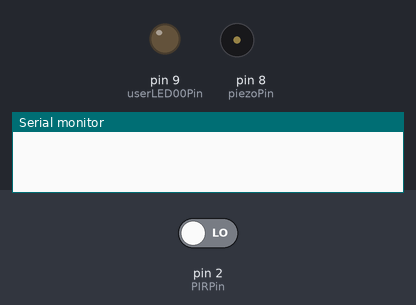
Simulated run of this sketch. Board: Arduino Uno, built with avr-gcc and run on an emulated ATmega328P. On the bench: output pins drawn as LEDs (lit = HIGH), buzzer (waves = sounding), the last lines printed to the serial monitor. Dashed ring = blinking. The inputs (shaded band) are chosen by the test bench; at power-on: pin 2 (PIRPin) LOW.

Above: at 1.2 s.
1.3 s: pin 2 (PIRPin) driven HIGH
At 1.5 s:
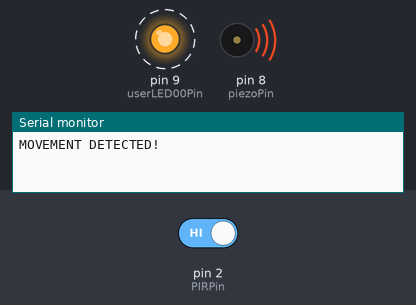
4.3 s: pin 2 (PIRPin) driven LOW
At 4.7 s:
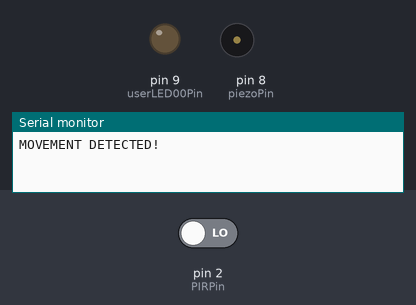
Timing chart, 0 to 7.3 s (numbered marks = the images above; inputs shaded):
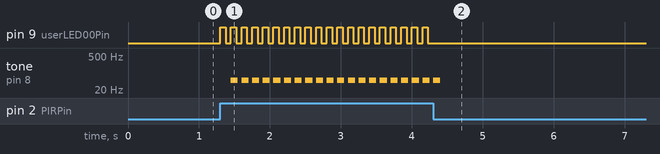

Measured:
- after the input at 1.3 s, pin 9 (userLED00Pin): alternates HIGH for 0.08 s and LOW for 0.08 s, starting at once; tone on pin 8 (piezoPin): alternates 50 Hz for 0.10 s and silent for 0.05 s, starting after 0.15 s
- after the input at 4.3 s, pin 9 (userLED00Pin): stops changing and stays LOW; tone on pin 8 (piezoPin): goes on until 4.4 s, then stays silent

The sketch:

PIR-alarm.ino
```cpp
// Alarm system using a PIR sensor

// Dimitrios Kiousis | dqsis.com
// 2016-08-13
// -----------------------------

//  Define LED pin(s)
int userLED00Pin = 9;

// Define piezo pin(s)
int piezoPin = 8;

// Define PIR pin(s)
int PIRPin = 2;

// PIR sensor status variable declaration
int PIRstatus = 0;

// Define initial warning time stamp and warning interval
long warnTS = -30000L;
long warnIN = 30000L;

// The setup routine runs once when you press reset:
void setup() {

  // Declare INPUTS
  pinMode(PIRPin, INPUT); // declare PIR sensor as input

  // Declare OUTPUTS
  pinMode(userLED00Pin, OUTPUT); // declare LED as output

  // Open the serial port and set data rate
  Serial.begin(9600);

}

// The loop routine runs over and over again forever:
void loop() {

  // Read PIR status
  PIRstatus = digitalRead(PIRPin);

  // If the PIR detects motion
  if (PIRstatus == HIGH) {

    // Blink LED
    digitalWrite(userLED00Pin, HIGH);
    delay(75);
    digitalWrite(userLED00Pin, LOW);
    delay(75);

    // Sound the buzzer
    tone(piezoPin, 50, 100);

    // Print out a warning (once every half minute)
    long now = millis();
    if (now > (warnTS + warnIN)){
      Serial.println("MOVEMENT DETECTED! ");
      warnTS = now;
    }

  }


}
```
